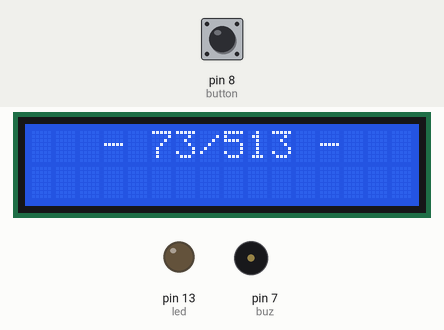
The sketch below on a simulated Arduino Uno, built with avr-gcc and run on an emulated ATmega328P. Shown: 16×2 character LCD, output pins drawn as LEDs (lit = HIGH), buzzer (waves = sounding). Inputs (shaded band) come from the test bench; at power-on: pin 8 (button) HIGH. What the sketch prints to the serial monitor is not drawn.

Above: at 1.2 s.
1.3 s: pin 8 (button) pulled LOW for 0.15 s
At 2.2 s:
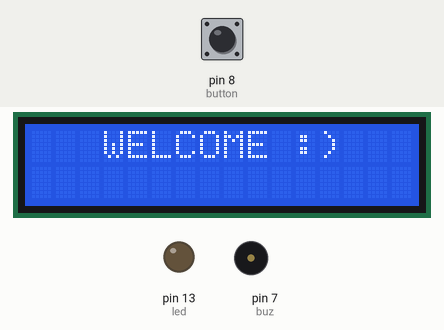
3.0 s: pin 8 (button) pulled LOW for 3.2 s
At 3.9 s:
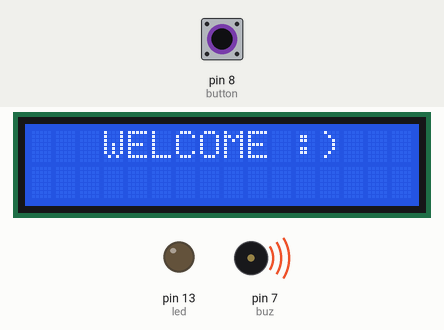
Timing chart, 0 to 7.8 s (numbered marks = the images above; inputs shaded):
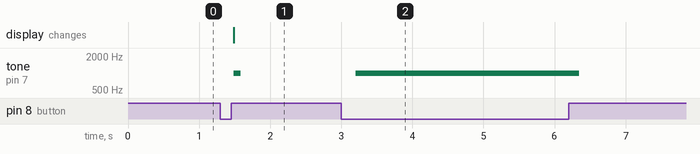

The sketch:

LCD_Doorbell.ino
```cpp
#include <LiquidCrystal.h>

LiquidCrystal lcd(12, 11, 5, 4, 3, 2);

int button = 8;
int led = 13 ;
int buz = 7;
int clr = 0;
int tme = 0;

void setup() {
  lcd.begin(16, 2);
  lcd.setCursor(3, 0);
  lcd.print("- 73/513 -");

  pinMode(led, OUTPUT);
  pinMode(button, INPUT);
  Serial.begin(9600);
}

void loop() { //lcd.setCursor(0, 1);
  boolean x = digitalRead(button);
  Serial.println(x);
  delay(100);

  if(x == 0){
    Serial.println("ON");
    lcd.setCursor(3, 0);
    lcd.print("WELCOME :)");
    tone(buz, 1000);
    clr = 4;
    tme = 0;
  }else{
    Serial.println("OFF");
    lcd.setCursor(3, 0);
    tone(buz, 0);
    if(clr == 4 && tme <= 50){
      lcd.print("WELCOME :)");
      tme++;
      delay(100);
      Serial.println(tme);
      if(tme == 50) clr = 3;
    }else{
      clr = 2;
      lcd.print("- 73/513 -");
    }
  }
  if(clr == 3){
    lcd.clear();
  }
}
```

Measured:
- after the input at 1.3 s, tone on pin 7 (buz): silent → 1000 Hz after 0.19 s, → silent 0.10 s later; the display: changes after 0.19 s (image 1)
- after the input at 3.0 s, tone on pin 7 (buz): silent → 1000 Hz after 0.20 s, → silent 3.1 s later
